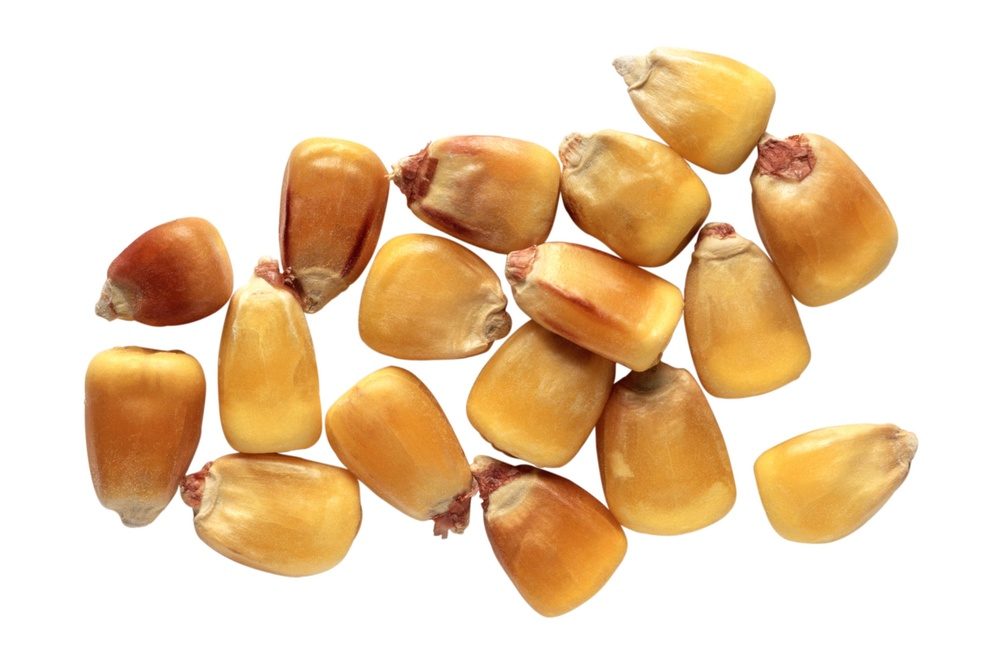
#> input picture src/玉米颗粒.jpg, 1000 x 660 px, shrunk from 3886 x 2565 before the run
$ python test.py
#> lines starting #> are read from the running program, lines starting #| are printed output that depends on the picture; after the words box and inside, x2 and y2 are one past the last pixel; in counts of white or black regions, pixels touching at a corner belong together
from cv2 import cv2
import numpy as np

# 显示图片
def show(img,winname='windows'):
    cv2.imshow(winname,img)
    cv2.waitKey()

# 标注个数
def num(img,contours,i=0):
    for contour in contours:
        # 二值化图轮廓中符合最优拟合椭圆条件
        if len(contour)>4:
            # 标注个数
            show(cv2.putText(img,str(i:=i+1),tuple(contour[1][0]),cv2.FONT_HERSHEY_SIMPLEX,5,(255,255,0),15))

# 主运行程序
def run(image):
    # 获取图像
#> called with image = 'src/玉米颗粒.jpg'
    show(img := cv2.imdecode(np.fromfile(image,dtype=np.uint8),1))
    # 灰度图像
    show(img_gray := cv2.cvtColor(img, cv2.COLOR_BGR2GRAY))
#> call 2 of show, with winname = 'windows'
#> in show (call 2), `cv2.imshow(winname,img)`:
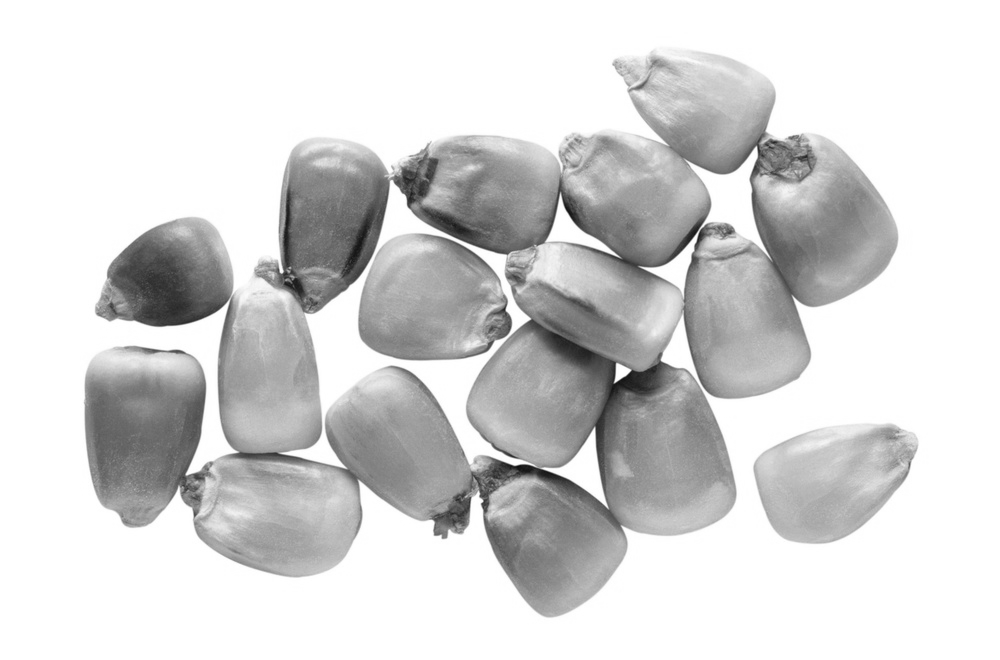
#> window 'windows': shape (660, 1000); min 13, max 255, mean 214.3
#> img is the input picture: shape (660, 1000, 3); mean B, G, R 180.9, 210.1, 235.3
    # 均衡化
    show(img_gray := cv2.equalizeHist(img_gray))
#> call 3 of show, with winname = 'windows'
#> in show (call 3), `cv2.imshow(winname,img)`:
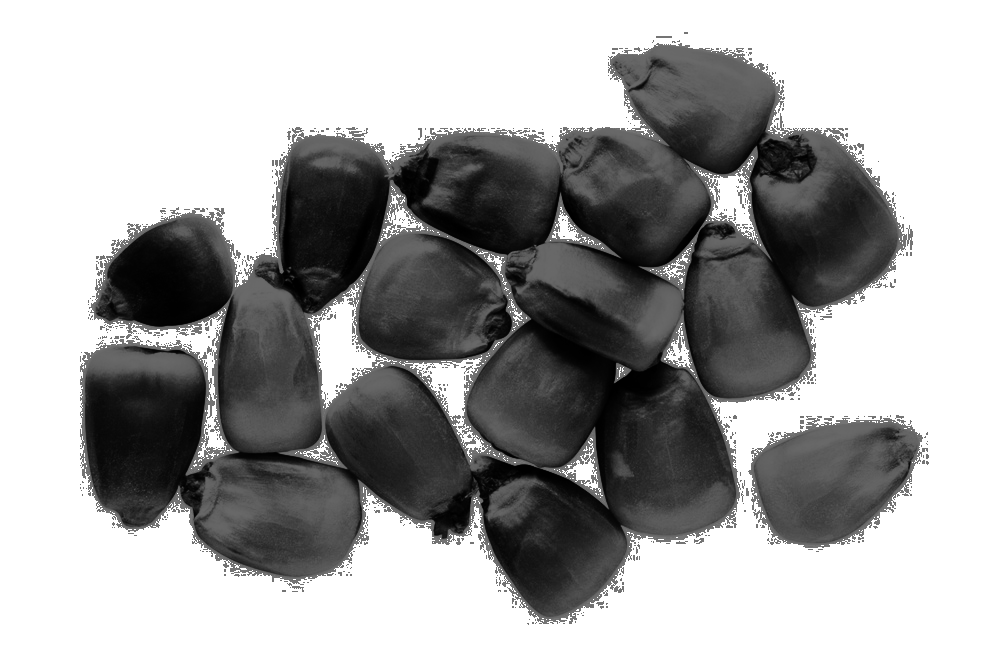
#> window 'windows': shape (660, 1000); min 0, max 255, mean 165.8
    # 二值化处理
    show(thresh := cv2.threshold(img_gray, 0, 255, cv2.THRESH_BINARY_INV + cv2.THRESH_OTSU)[1])
#> call 4 of show, with winname = 'windows'
#> in show (call 4), `cv2.imshow(winname,img)`:
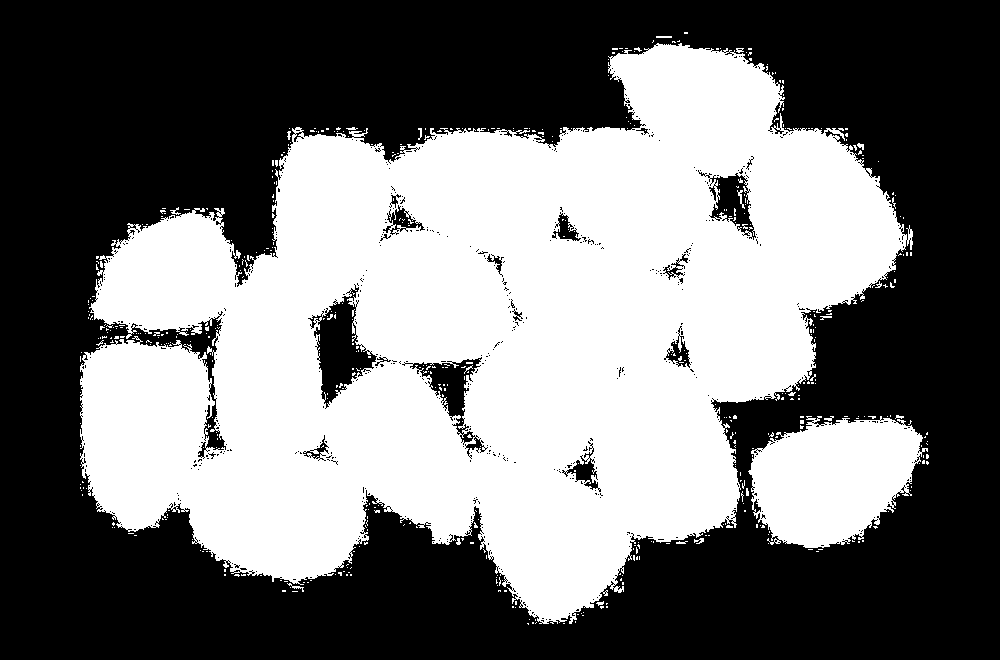
#> window 'windows': shape (660, 1000); 45.4% white; 525 white regions (504 under 20 px), largest, box (x1, y1, x2, y2) and area: (80, 43, 913, 624) 280441, (748, 416, 928, 548) 16635, (737, 190, 745, 209) 48
    # 核函数
    kernel = np.ones((10,10),np.uint8)
    # 形态学腐蚀变换
    show(tmp := cv2.morphologyEx(thresh,cv2.MORPH_ERODE,kernel,iterations=10))
#> in show (call 5), `cv2.imshow(winname,img)`:
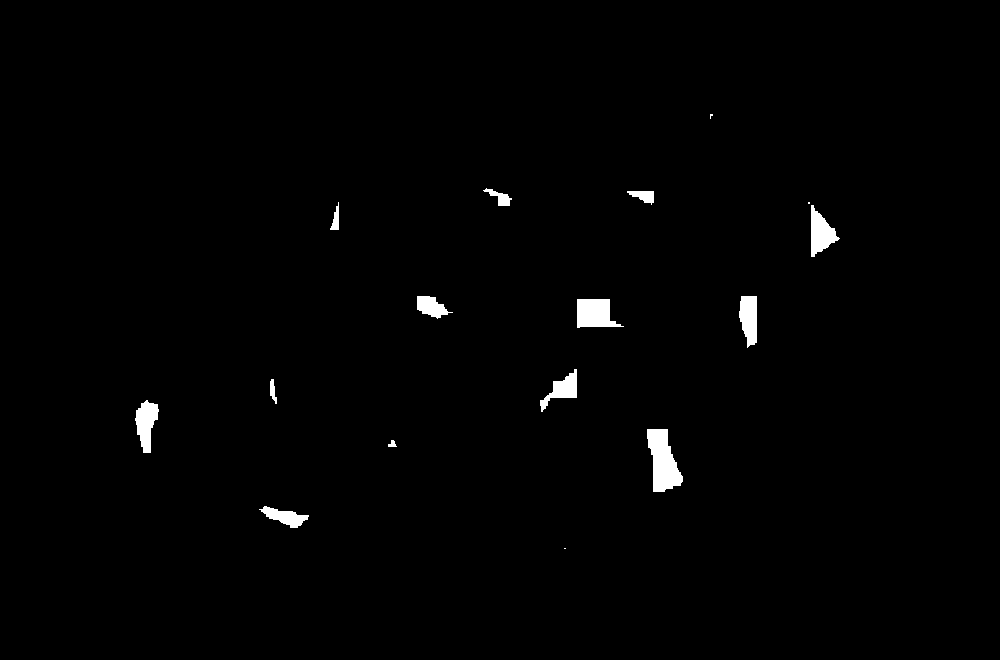
#> window 'windows': shape (660, 1000); 1.1% white; 16 white regions (3 under 20 px), largest, box (x1, y1, x2, y2) and area: (647, 429, 683, 492) 1434, (577, 299, 624, 328) 981, (811, 205, 840, 257) 803
    # 距离变换
    show(imgs := cv2.distanceTransform(tmp,cv2.DIST_L2,3))
    # 阈值处理
    show(imgs := cv2.threshold(imgs,0.70*imgs.max(),255,0)[1])
#> in show (call 7), `cv2.imshow(winname,img)`:
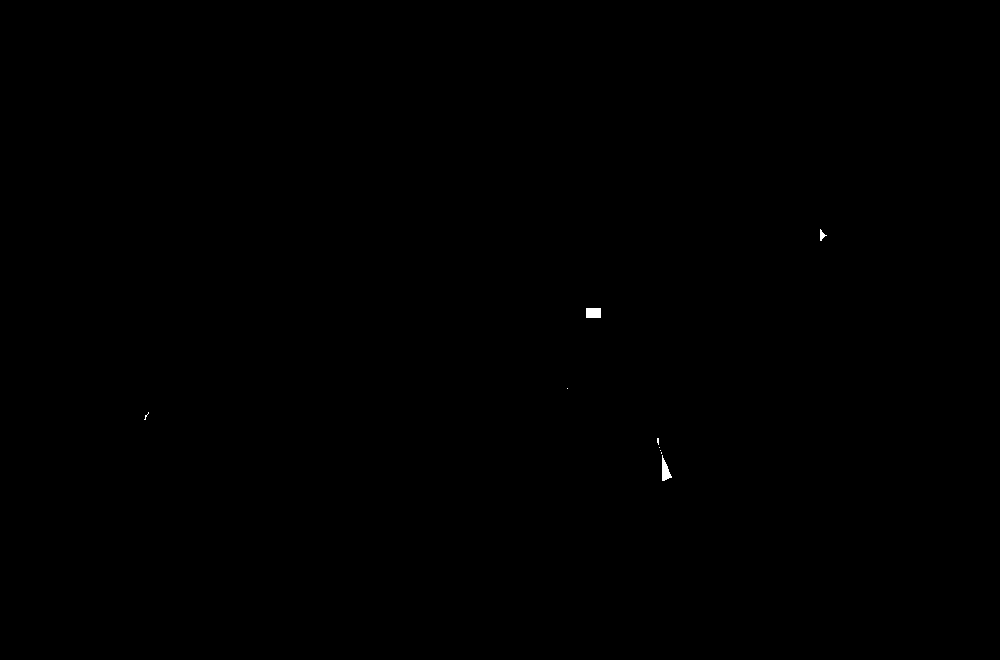
#> window 'windows': shape (660, 1000); 0.05% white; 9 white regions (6 under 20 px), largest, box (x1, y1, x2, y2) and area: (586, 308, 601, 318) 150, (662, 455, 672, 481) 139, (820, 229, 827, 241) 40
    # 标注img图像
    num(img,cv2.findContours(np.uint8(imgs), cv2.RETR_TREE, cv2.CHAIN_APPROX_SIMPLE)[0])
#> the loop in num, `for contour in contours:` made 9 passes
#> contour on passes 2, 3, 4, 7, 8: [[661, 452], [661, 453]], [[660, 450]], [[659, 447]], [[567, 388]], [[586, 308], [586, 317], [600, 317], [600, 308]]
#> pass 1, in show (call 8), `cv2.imshow(winname,img)`:
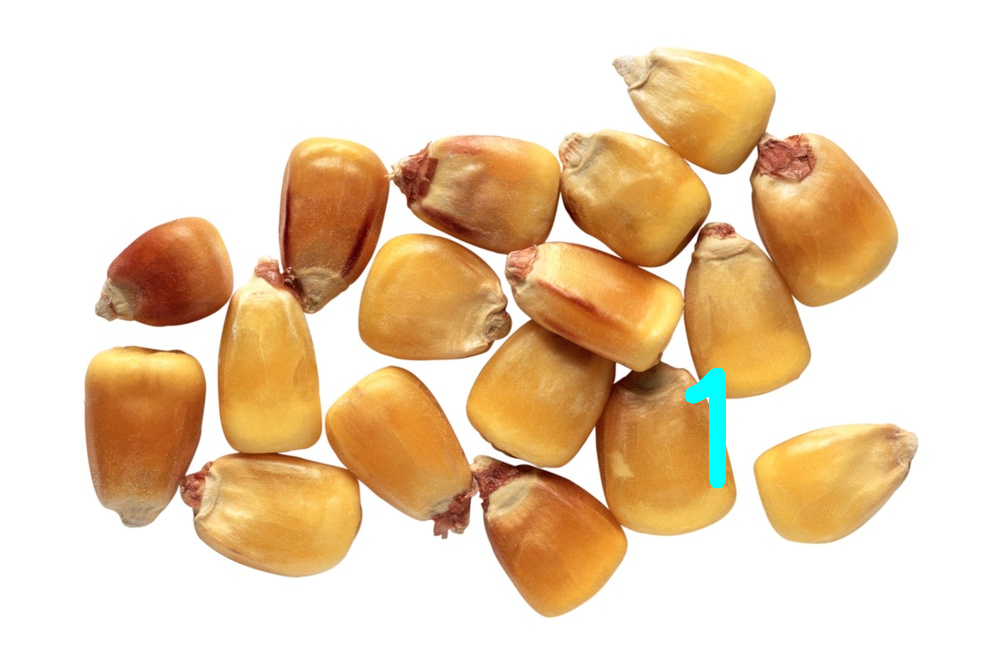
#> window 'windows': shape (660, 1000, 3); mean B, G, R 181.5, 210.5, 234.5
#> after the loop in num, `for contour in contours:`:
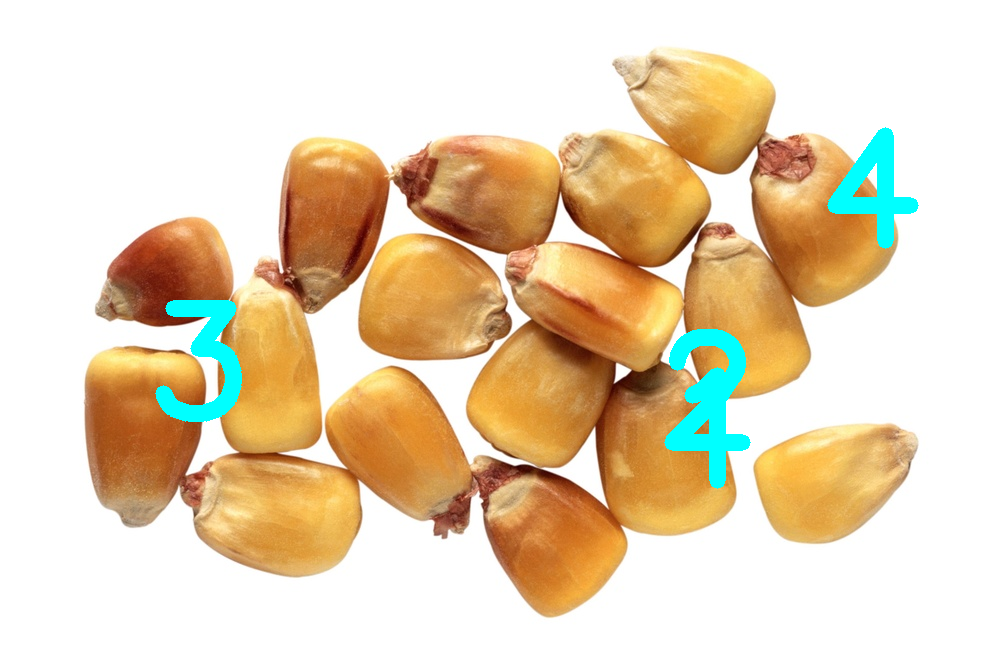
#> img: shape (660, 1000, 3); 2.28% of pixels changed, all inside (x1, y1, x2, y2) = (155, 127, 919, 489)

# 测试图像
images = ['玉米颗粒.jpg']

if __name__=='__main__':
    # 界面设置
    cv2.namedWindow('windows',cv2.WINDOW_NORMAL)
    # 全屏显示
    cv2.setWindowProperty('windows',cv2.WND_PROP_FULLSCREEN,cv2.WINDOW_FULLSCREEN)
    # 读取图像参数
    from sys import argv
    from os.path import join
    images = argv[1:] if len(argv)>1 else (join('src',image) for image in images)
    # 尝试处理图像
    for image in images:
        try:
            run(image)
        except FileNotFoundError:
            print(image,'不存在')
            continue
